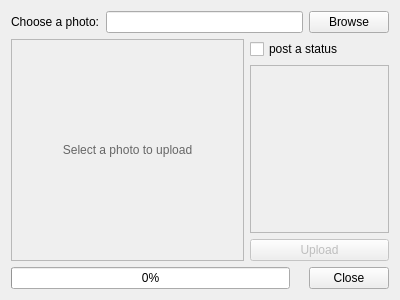
<?xml version="1.0" encoding="UTF-8"?>
<ui version="4.0">
 <class>TwitPicView</class>
 <widget class="QDialog" name="TwitPicView">
  <property name="geometry">
   <rect>
    <x>0</x>
    <y>0</y>
    <width>400</width>
    <height>300</height>
   </rect>
  </property>
  <property name="minimumSize">
   <size>
    <width>400</width>
    <height>300</height>
   </size>
  </property>
  <property name="windowTitle">
   <string>Upload a photo to Twitpic</string>
  </property>
  <layout class="QGridLayout" name="gridLayout">
   <item row="0" column="0">
    <layout class="QHBoxLayout" name="horizontalLayout" stretch="0,0,0">
     <item>
      <widget class="QLabel" name="imagePathLabel">
       <property name="text">
        <string>Choose a photo:</string>
       </property>
      </widget>
     </item>
     <item>
      <widget class="QLineEdit" name="imagePathEdit"/>
     </item>
     <item>
      <widget class="QPushButton" name="browseButton">
       <property name="text">
        <string>Browse</string>
       </property>
       <property name="autoDefault">
        <bool>false</bool>
       </property>
      </widget>
     </item>
    </layout>
   </item>
   <item row="1" column="0">
    <layout class="QHBoxLayout" name="horizontalLayout_2" stretch="5,3">
     <property name="spacing">
      <number>-1</number>
     </property>
     <item>
      <widget class="QLabel" name="imagePreview">
       <property name="sizePolicy">
        <sizepolicy hsizetype="Expanding" vsizetype="Expanding">
         <horstretch>0</horstretch>
         <verstretch>0</verstretch>
        </sizepolicy>
       </property>
       <property name="minimumSize">
        <size>
         <width>100</width>
         <height>100</height>
        </size>
       </property>
       <property name="palette">
        <palette>
         <active>
          <colorrole role="WindowText">
           <brush brushstyle="SolidPattern">
            <color alpha="255">
             <red>102</red>
             <green>102</green>
             <blue>102</blue>
            </color>
           </brush>
          </colorrole>
         </active>
         <inactive>
          <colorrole role="WindowText">
           <brush brushstyle="SolidPattern">
            <color alpha="255">
             <red>102</red>
             <green>102</green>
             <blue>102</blue>
            </color>
           </brush>
          </colorrole>
         </inactive>
         <disabled>
          <colorrole role="WindowText">
           <brush brushstyle="SolidPattern">
            <color alpha="255">
             <red>67</red>
             <green>69</green>
             <blue>69</blue>
            </color>
           </brush>
          </colorrole>
         </disabled>
        </palette>
       </property>
       <property name="layoutDirection">
        <enum>Qt::RightToLeft</enum>
       </property>
       <property name="frameShape">
        <enum>QFrame::StyledPanel</enum>
       </property>
       <property name="text">
        <string>Select a photo to upload</string>
       </property>
       <property name="alignment">
        <set>Qt::AlignCenter</set>
       </property>
       <property name="textInteractionFlags">
        <set>Qt::NoTextInteraction</set>
       </property>
      </widget>
     </item>
     <item>
      <layout class="QVBoxLayout" name="verticalLayout">
       <item>
        <widget class="QCheckBox" name="postStatusCheckBox">
         <property name="text">
          <string>post a status</string>
         </property>
        </widget>
       </item>
       <item>
        <widget class="StatusTextEdit" name="statusEdit">
         <property name="enabled">
          <bool>false</bool>
         </property>
         <property name="sizePolicy">
          <sizepolicy hsizetype="Preferred" vsizetype="Preferred">
           <horstretch>0</horstretch>
           <verstretch>0</verstretch>
          </sizepolicy>
         </property>
        </widget>
       </item>
       <item>
        <widget class="QPushButton" name="uploadButton">
         <property name="enabled">
          <bool>false</bool>
         </property>
         <property name="text">
          <string>Upload</string>
         </property>
         <property name="default">
          <bool>true</bool>
         </property>
        </widget>
       </item>
      </layout>
     </item>
    </layout>
   </item>
   <item row="2" column="0">
    <layout class="QHBoxLayout" name="horizontalLayout_3" stretch="3,1">
     <item>
      <widget class="QProgressBar" name="uploadProgressBar">
       <property name="enabled">
        <bool>true</bool>
       </property>
       <property name="value">
        <number>0</number>
       </property>
      </widget>
     </item>
     <item>
      <widget class="QDialogButtonBox" name="buttonBox">
       <property name="orientation">
        <enum>Qt::Horizontal</enum>
       </property>
       <property name="standardButtons">
        <set>QDialogButtonBox::Close</set>
       </property>
      </widget>
     </item>
    </layout>
   </item>
  </layout>
 </widget>
 <customwidgets>
  <customwidget>
   <class>StatusTextEdit</class>
   <extends>QPlainTextEdit</extends>
   <header>statustextedit.h</header>
  </customwidget>
 </customwidgets>
 <resources/>
 <connections>
  <connection>
   <sender>postStatusCheckBox</sender>
   <signal>clicked(bool)</signal>
   <receiver>statusEdit</receiver>
   <slot>setEnabled(bool)</slot>
   <hints>
    <hint type="sourcelabel">
     <x>315</x>
     <y>67</y>
    </hint>
    <hint type="destinationlabel">
     <x>324</x>
     <y>120</y>
    </hint>
   </hints>
  </connection>
  <connection>
   <sender>buttonBox</sender>
   <signal>rejected()</signal>
   <receiver>TwitPicView</receiver>
   <slot>reject()</slot>
   <hints>
    <hint type="sourcelabel">
     <x>353</x>
     <y>275</y>
    </hint>
    <hint type="destinationlabel">
     <x>305</x>
     <y>291</y>
    </hint>
   </hints>
  </connection>
 </connections>
</ui>
